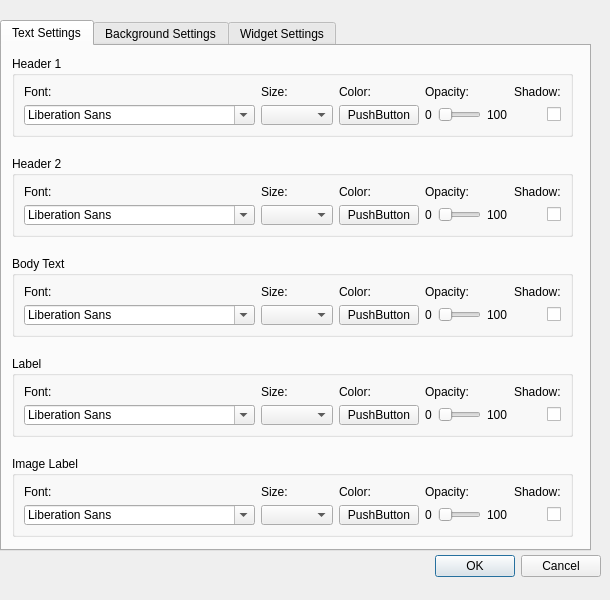
<?xml version="1.0" encoding="UTF-8"?>
<ui version="4.0">
 <class>StyleSettings</class>
 <widget class="QDialog" name="StyleSettings">
  <property name="geometry">
   <rect>
    <x>0</x>
    <y>0</y>
    <width>610</width>
    <height>600</height>
   </rect>
  </property>
  <property name="minimumSize">
   <size>
    <width>610</width>
    <height>600</height>
   </size>
  </property>
  <property name="maximumSize">
   <size>
    <width>610</width>
    <height>600</height>
   </size>
  </property>
  <property name="windowTitle">
   <string>Style Settings</string>
  </property>
  <widget class="QDialogButtonBox" name="dlgButtons">
   <property name="geometry">
    <rect>
     <x>260</x>
     <y>550</y>
     <width>341</width>
     <height>32</height>
    </rect>
   </property>
   <property name="orientation">
    <enum>Qt::Horizontal</enum>
   </property>
   <property name="standardButtons">
    <set>QDialogButtonBox::Cancel|QDialogButtonBox::Ok</set>
   </property>
  </widget>
  <widget class="QTabWidget" name="tabWidget">
   <property name="geometry">
    <rect>
     <x>0</x>
     <y>20</y>
     <width>591</width>
     <height>531</height>
    </rect>
   </property>
   <property name="minimumSize">
    <size>
     <width>591</width>
     <height>531</height>
    </size>
   </property>
   <property name="maximumSize">
    <size>
     <width>591</width>
     <height>531</height>
    </size>
   </property>
   <property name="currentIndex">
    <number>0</number>
   </property>
   <widget class="QWidget" name="TextSettings">
    <attribute name="title">
     <string>Text Settings</string>
    </attribute>
    <widget class="QGroupBox" name="Header1">
     <property name="geometry">
      <rect>
       <x>10</x>
       <y>10</y>
       <width>561</width>
       <height>81</height>
      </rect>
     </property>
     <property name="title">
      <string>Header 1</string>
     </property>
     <layout class="QGridLayout" name="gridLayout">
      <item row="0" column="0">
       <widget class="QLabel" name="fontLabel">
        <property name="text">
         <string>Font:</string>
        </property>
       </widget>
      </item>
      <item row="0" column="1">
       <widget class="QLabel" name="sizeLabel">
        <property name="text">
         <string>Size:</string>
        </property>
       </widget>
      </item>
      <item row="0" column="2">
       <widget class="QLabel" name="colorLabel">
        <property name="text">
         <string>Color:</string>
        </property>
       </widget>
      </item>
      <item row="0" column="3" colspan="2">
       <widget class="QLabel" name="opacityLabel">
        <property name="text">
         <string>Opacity:</string>
        </property>
       </widget>
      </item>
      <item row="0" column="6">
       <widget class="QLabel" name="shadowLabel">
        <property name="text">
         <string>Shadow:</string>
        </property>
       </widget>
      </item>
      <item row="1" column="0">
       <widget class="QFontComboBox" name="fontBox"/>
      </item>
      <item row="1" column="1">
       <widget class="QComboBox" name="sizeBox"/>
      </item>
      <item row="1" column="2">
       <widget class="QPushButton" name="pushButton">
        <property name="text">
         <string>PushButton</string>
        </property>
       </widget>
      </item>
      <item row="1" column="3">
       <widget class="QLabel" name="zero">
        <property name="text">
         <string>0</string>
        </property>
       </widget>
      </item>
      <item row="1" column="4">
       <widget class="QSlider" name="opacity">
        <property name="orientation">
         <enum>Qt::Horizontal</enum>
        </property>
       </widget>
      </item>
      <item row="1" column="5">
       <widget class="QLabel" name="onehundred">
        <property name="text">
         <string>100</string>
        </property>
       </widget>
      </item>
      <item row="1" column="6">
       <widget class="QCheckBox" name="shadow">
        <property name="layoutDirection">
         <enum>Qt::RightToLeft</enum>
        </property>
        <property name="text">
         <string/>
        </property>
       </widget>
      </item>
     </layout>
    </widget>
    <widget class="QGroupBox" name="Header2">
     <property name="geometry">
      <rect>
       <x>10</x>
       <y>110</y>
       <width>561</width>
       <height>81</height>
      </rect>
     </property>
     <property name="title">
      <string>Header 2</string>
     </property>
     <layout class="QGridLayout" name="gridLayout_2">
      <item row="0" column="0">
       <widget class="QLabel" name="fontLabel_2">
        <property name="text">
         <string>Font:</string>
        </property>
       </widget>
      </item>
      <item row="0" column="1">
       <widget class="QLabel" name="sizeLabel_2">
        <property name="text">
         <string>Size:</string>
        </property>
       </widget>
      </item>
      <item row="0" column="2">
       <widget class="QLabel" name="colorLabel_2">
        <property name="text">
         <string>Color:</string>
        </property>
       </widget>
      </item>
      <item row="0" column="3" colspan="2">
       <widget class="QLabel" name="opacityLabel_2">
        <property name="text">
         <string>Opacity:</string>
        </property>
       </widget>
      </item>
      <item row="0" column="6">
       <widget class="QLabel" name="shadowLabel_2">
        <property name="text">
         <string>Shadow:</string>
        </property>
       </widget>
      </item>
      <item row="1" column="0">
       <widget class="QFontComboBox" name="fontBox_2"/>
      </item>
      <item row="1" column="1">
       <widget class="QComboBox" name="sizeBox_2"/>
      </item>
      <item row="1" column="2">
       <widget class="QPushButton" name="pushButton_2">
        <property name="text">
         <string>PushButton</string>
        </property>
       </widget>
      </item>
      <item row="1" column="3">
       <widget class="QLabel" name="zero_2">
        <property name="text">
         <string>0</string>
        </property>
       </widget>
      </item>
      <item row="1" column="4">
       <widget class="QSlider" name="opacity_2">
        <property name="orientation">
         <enum>Qt::Horizontal</enum>
        </property>
       </widget>
      </item>
      <item row="1" column="5">
       <widget class="QLabel" name="onehundred_2">
        <property name="text">
         <string>100</string>
        </property>
       </widget>
      </item>
      <item row="1" column="6">
       <widget class="QCheckBox" name="shadow_2">
        <property name="layoutDirection">
         <enum>Qt::RightToLeft</enum>
        </property>
        <property name="text">
         <string/>
        </property>
       </widget>
      </item>
     </layout>
    </widget>
    <widget class="QGroupBox" name="BodyText">
     <property name="geometry">
      <rect>
       <x>10</x>
       <y>210</y>
       <width>561</width>
       <height>81</height>
      </rect>
     </property>
     <property name="title">
      <string>Body Text</string>
     </property>
     <layout class="QGridLayout" name="gridLayout_3">
      <item row="0" column="0">
       <widget class="QLabel" name="fontLabel_3">
        <property name="text">
         <string>Font:</string>
        </property>
       </widget>
      </item>
      <item row="0" column="1">
       <widget class="QLabel" name="sizeLabel_3">
        <property name="text">
         <string>Size:</string>
        </property>
       </widget>
      </item>
      <item row="0" column="2">
       <widget class="QLabel" name="colorLabel_3">
        <property name="text">
         <string>Color:</string>
        </property>
       </widget>
      </item>
      <item row="0" column="3" colspan="2">
       <widget class="QLabel" name="opacityLabel_3">
        <property name="text">
         <string>Opacity:</string>
        </property>
       </widget>
      </item>
      <item row="0" column="6">
       <widget class="QLabel" name="shadowLabel_3">
        <property name="text">
         <string>Shadow:</string>
        </property>
       </widget>
      </item>
      <item row="1" column="0">
       <widget class="QFontComboBox" name="fontBox_3"/>
      </item>
      <item row="1" column="1">
       <widget class="QComboBox" name="sizeBox_3"/>
      </item>
      <item row="1" column="2">
       <widget class="QPushButton" name="pushButton_3">
        <property name="text">
         <string>PushButton</string>
        </property>
       </widget>
      </item>
      <item row="1" column="3">
       <widget class="QLabel" name="zero_3">
        <property name="text">
         <string>0</string>
        </property>
       </widget>
      </item>
      <item row="1" column="4">
       <widget class="QSlider" name="opacity_3">
        <property name="orientation">
         <enum>Qt::Horizontal</enum>
        </property>
       </widget>
      </item>
      <item row="1" column="5">
       <widget class="QLabel" name="onehundred_3">
        <property name="text">
         <string>100</string>
        </property>
       </widget>
      </item>
      <item row="1" column="6">
       <widget class="QCheckBox" name="shadow_3">
        <property name="layoutDirection">
         <enum>Qt::RightToLeft</enum>
        </property>
        <property name="text">
         <string/>
        </property>
       </widget>
      </item>
     </layout>
    </widget>
    <widget class="QGroupBox" name="Label">
     <property name="geometry">
      <rect>
       <x>10</x>
       <y>310</y>
       <width>561</width>
       <height>81</height>
      </rect>
     </property>
     <property name="title">
      <string>Label</string>
     </property>
     <layout class="QGridLayout" name="gridLayout_4">
      <item row="0" column="0">
       <widget class="QLabel" name="fontLabel_4">
        <property name="text">
         <string>Font:</string>
        </property>
       </widget>
      </item>
      <item row="0" column="1">
       <widget class="QLabel" name="sizeLabel_4">
        <property name="text">
         <string>Size:</string>
        </property>
       </widget>
      </item>
      <item row="0" column="2">
       <widget class="QLabel" name="colorLabel_4">
        <property name="text">
         <string>Color:</string>
        </property>
       </widget>
      </item>
      <item row="0" column="3" colspan="2">
       <widget class="QLabel" name="opacityLabel_4">
        <property name="text">
         <string>Opacity:</string>
        </property>
       </widget>
      </item>
      <item row="0" column="6">
       <widget class="QLabel" name="shadowLabel_4">
        <property name="text">
         <string>Shadow:</string>
        </property>
       </widget>
      </item>
      <item row="1" column="0">
       <widget class="QFontComboBox" name="fontBox_4"/>
      </item>
      <item row="1" column="1">
       <widget class="QComboBox" name="sizeBox_4"/>
      </item>
      <item row="1" column="2">
       <widget class="QPushButton" name="pushButton_4">
        <property name="text">
         <string>PushButton</string>
        </property>
       </widget>
      </item>
      <item row="1" column="3">
       <widget class="QLabel" name="zero_4">
        <property name="text">
         <string>0</string>
        </property>
       </widget>
      </item>
      <item row="1" column="4">
       <widget class="QSlider" name="opacity_4">
        <property name="orientation">
         <enum>Qt::Horizontal</enum>
        </property>
       </widget>
      </item>
      <item row="1" column="5">
       <widget class="QLabel" name="onehundred_4">
        <property name="text">
         <string>100</string>
        </property>
       </widget>
      </item>
      <item row="1" column="6">
       <widget class="QCheckBox" name="shadow_4">
        <property name="layoutDirection">
         <enum>Qt::RightToLeft</enum>
        </property>
        <property name="text">
         <string/>
        </property>
       </widget>
      </item>
     </layout>
    </widget>
    <widget class="QGroupBox" name="ImageLabel">
     <property name="geometry">
      <rect>
       <x>10</x>
       <y>410</y>
       <width>561</width>
       <height>81</height>
      </rect>
     </property>
     <property name="title">
      <string>Image Label</string>
     </property>
     <layout class="QGridLayout" name="gridLayout_5">
      <item row="0" column="0">
       <widget class="QLabel" name="fontLabel_5">
        <property name="text">
         <string>Font:</string>
        </property>
       </widget>
      </item>
      <item row="0" column="1">
       <widget class="QLabel" name="sizeLabel_5">
        <property name="text">
         <string>Size:</string>
        </property>
       </widget>
      </item>
      <item row="0" column="2">
       <widget class="QLabel" name="colorLabel_5">
        <property name="text">
         <string>Color:</string>
        </property>
       </widget>
      </item>
      <item row="0" column="3" colspan="2">
       <widget class="QLabel" name="opacityLabel_5">
        <property name="text">
         <string>Opacity:</string>
        </property>
       </widget>
      </item>
      <item row="0" column="6">
       <widget class="QLabel" name="shadowLabel_5">
        <property name="text">
         <string>Shadow:</string>
        </property>
       </widget>
      </item>
      <item row="1" column="0">
       <widget class="QFontComboBox" name="fontBox_5"/>
      </item>
      <item row="1" column="1">
       <widget class="QComboBox" name="sizeBox_5"/>
      </item>
      <item row="1" column="2">
       <widget class="QPushButton" name="pushButton_5">
        <property name="text">
         <string>PushButton</string>
        </property>
       </widget>
      </item>
      <item row="1" column="3">
       <widget class="QLabel" name="zero_5">
        <property name="text">
         <string>0</string>
        </property>
       </widget>
      </item>
      <item row="1" column="4">
       <widget class="QSlider" name="opacity_5">
        <property name="orientation">
         <enum>Qt::Horizontal</enum>
        </property>
       </widget>
      </item>
      <item row="1" column="5">
       <widget class="QLabel" name="onehundred_5">
        <property name="text">
         <string>100</string>
        </property>
       </widget>
      </item>
      <item row="1" column="6">
       <widget class="QCheckBox" name="shadow_5">
        <property name="layoutDirection">
         <enum>Qt::RightToLeft</enum>
        </property>
        <property name="text">
         <string/>
        </property>
       </widget>
      </item>
     </layout>
    </widget>
   </widget>
   <widget class="QWidget" name="BackgroundSettings">
    <attribute name="title">
     <string>Background Settings</string>
    </attribute>
    <layout class="QVBoxLayout" name="verticalLayout">
     <item>
      <widget class="QGroupBox" name="Header1_bod">
       <property name="title">
        <string>Header 1</string>
       </property>
       <layout class="QGridLayout" name="gridLayout_6">
        <item row="0" column="0">
         <widget class="QLabel" name="colorLabel_6">
          <property name="text">
           <string>Color:</string>
          </property>
         </widget>
        </item>
        <item row="1" column="3">
         <widget class="QLabel" name="onehundred_6">
          <property name="text">
           <string>100</string>
          </property>
         </widget>
        </item>
        <item row="1" column="0">
         <widget class="QPushButton" name="pushButton_6">
          <property name="text">
           <string>PushButton</string>
          </property>
         </widget>
        </item>
        <item row="1" column="2">
         <widget class="QSlider" name="opacity_6">
          <property name="orientation">
           <enum>Qt::Horizontal</enum>
          </property>
         </widget>
        </item>
        <item row="1" column="1">
         <widget class="QLabel" name="zero_6">
          <property name="text">
           <string>0</string>
          </property>
         </widget>
        </item>
        <item row="0" column="1" colspan="2">
         <widget class="QLabel" name="opacityLabel_6">
          <property name="text">
           <string>Opacity:</string>
          </property>
         </widget>
        </item>
       </layout>
      </widget>
     </item>
     <item>
      <widget class="QGroupBox" name="Header2_bod">
       <property name="title">
        <string>Header 1</string>
       </property>
       <layout class="QGridLayout" name="gridLayout_7">
        <item row="1" column="1">
         <widget class="QLabel" name="zero_7">
          <property name="text">
           <string>0</string>
          </property>
         </widget>
        </item>
        <item row="1" column="2">
         <widget class="QSlider" name="opacity_7">
          <property name="orientation">
           <enum>Qt::Horizontal</enum>
          </property>
         </widget>
        </item>
        <item row="1" column="3">
         <widget class="QLabel" name="onehundred_7">
          <property name="text">
           <string>100</string>
          </property>
         </widget>
        </item>
        <item row="0" column="1" colspan="2">
         <widget class="QLabel" name="opacityLabel_7">
          <property name="text">
           <string>Opacity:</string>
          </property>
         </widget>
        </item>
        <item row="0" column="0">
         <widget class="QLabel" name="colorLabel_7">
          <property name="text">
           <string>Color:</string>
          </property>
         </widget>
        </item>
        <item row="1" column="0">
         <widget class="QPushButton" name="pushButton_7">
          <property name="text">
           <string>PushButton</string>
          </property>
         </widget>
        </item>
       </layout>
      </widget>
     </item>
     <item>
      <widget class="QGroupBox" name="BodyText_bod">
       <property name="title">
        <string>Header 1</string>
       </property>
       <layout class="QGridLayout" name="gridLayout_8">
        <item row="0" column="0">
         <widget class="QLabel" name="colorLabel_8">
          <property name="text">
           <string>Color:</string>
          </property>
         </widget>
        </item>
        <item row="0" column="1" colspan="2">
         <widget class="QLabel" name="opacityLabel_8">
          <property name="text">
           <string>Opacity:</string>
          </property>
         </widget>
        </item>
        <item row="1" column="1">
         <widget class="QLabel" name="zero_8">
          <property name="text">
           <string>0</string>
          </property>
         </widget>
        </item>
        <item row="1" column="3">
         <widget class="QLabel" name="onehundred_8">
          <property name="text">
           <string>100</string>
          </property>
         </widget>
        </item>
        <item row="1" column="2">
         <widget class="QSlider" name="opacity_8">
          <property name="orientation">
           <enum>Qt::Horizontal</enum>
          </property>
         </widget>
        </item>
        <item row="1" column="0">
         <widget class="QPushButton" name="pushButton_8">
          <property name="text">
           <string>PushButton</string>
          </property>
         </widget>
        </item>
       </layout>
      </widget>
     </item>
     <item>
      <widget class="QGroupBox" name="Label_bod">
       <property name="title">
        <string>Header 1</string>
       </property>
       <layout class="QGridLayout" name="gridLayout_9">
        <item row="1" column="0">
         <widget class="QPushButton" name="pushButton_9">
          <property name="text">
           <string>PushButton</string>
          </property>
         </widget>
        </item>
        <item row="1" column="1">
         <widget class="QLabel" name="zero_9">
          <property name="text">
           <string>0</string>
          </property>
         </widget>
        </item>
        <item row="0" column="0">
         <widget class="QLabel" name="colorLabel_9">
          <property name="text">
           <string>Color:</string>
          </property>
         </widget>
        </item>
        <item row="0" column="1" colspan="2">
         <widget class="QLabel" name="opacityLabel_9">
          <property name="text">
           <string>Opacity:</string>
          </property>
         </widget>
        </item>
        <item row="1" column="2">
         <widget class="QSlider" name="opacity_9">
          <property name="orientation">
           <enum>Qt::Horizontal</enum>
          </property>
         </widget>
        </item>
        <item row="1" column="3">
         <widget class="QLabel" name="onehundred_9">
          <property name="text">
           <string>100</string>
          </property>
         </widget>
        </item>
       </layout>
      </widget>
     </item>
     <item>
      <widget class="QGroupBox" name="ImageLabel_bod">
       <property name="title">
        <string>Header 1</string>
       </property>
       <layout class="QGridLayout" name="gridLayout_10">
        <item row="0" column="1" colspan="2">
         <widget class="QLabel" name="opacityLabel_10">
          <property name="text">
           <string>Opacity:</string>
          </property>
         </widget>
        </item>
        <item row="0" column="0">
         <widget class="QLabel" name="colorLabel_10">
          <property name="text">
           <string>Color:</string>
          </property>
         </widget>
        </item>
        <item row="1" column="0">
         <widget class="QPushButton" name="pushButton_10">
          <property name="text">
           <string>PushButton</string>
          </property>
         </widget>
        </item>
        <item row="1" column="2">
         <widget class="QSlider" name="opacity_10">
          <property name="orientation">
           <enum>Qt::Horizontal</enum>
          </property>
         </widget>
        </item>
        <item row="1" column="3">
         <widget class="QLabel" name="onehundred_10">
          <property name="text">
           <string>100</string>
          </property>
         </widget>
        </item>
        <item row="1" column="1">
         <widget class="QLabel" name="zero_10">
          <property name="text">
           <string>0</string>
          </property>
         </widget>
        </item>
       </layout>
      </widget>
     </item>
    </layout>
   </widget>
   <widget class="QWidget" name="WidgetSettings">
    <attribute name="title">
     <string>Widget Settings</string>
    </attribute>
   </widget>
  </widget>
 </widget>
 <resources/>
 <connections>
  <connection>
   <sender>dlgButtons</sender>
   <signal>accepted()</signal>
   <receiver>StyleSettings</receiver>
   <slot>accept()</slot>
   <hints>
    <hint type="sourcelabel">
     <x>248</x>
     <y>254</y>
    </hint>
    <hint type="destinationlabel">
     <x>157</x>
     <y>274</y>
    </hint>
   </hints>
  </connection>
  <connection>
   <sender>dlgButtons</sender>
   <signal>rejected()</signal>
   <receiver>StyleSettings</receiver>
   <slot>reject()</slot>
   <hints>
    <hint type="sourcelabel">
     <x>316</x>
     <y>260</y>
    </hint>
    <hint type="destinationlabel">
     <x>286</x>
     <y>274</y>
    </hint>
   </hints>
  </connection>
 </connections>
</ui>
